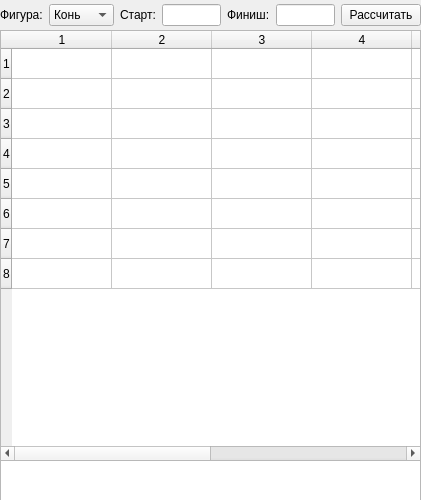
<?xml version="1.0" encoding="UTF-8"?>
<ui version="4.0">
 <class>MainWindow</class>
 <widget class="QMainWindow" name="MainWindow">
  <property name="geometry">
   <rect>
    <x>0</x>
    <y>0</y>
    <width>421</width>
    <height>500</height>
   </rect>
  </property>
  <property name="windowTitle">
   <string>MainWindow</string>
  </property>
  <widget class="QWidget" name="centralwidget">
   <widget class="QWidget" name="centralwidget_2">
    <property name="geometry">
     <rect>
      <x>0</x>
      <y>0</y>
      <width>421</width>
      <height>31</height>
     </rect>
    </property>
    <layout class="QVBoxLayout" name="verticalLayout">
     <item>
      <layout class="QHBoxLayout" name="horizontalLayout">
       <item>
        <widget class="QLabel" name="figureLabel">
         <property name="text">
          <string>Фигура:</string>
         </property>
        </widget>
       </item>
       <item>
        <widget class="QComboBox" name="figureComboBox">
         <item>
          <property name="text">
           <string>Конь</string>
          </property>
         </item>
         <item>
          <property name="text">
           <string>Ладья</string>
          </property>
         </item>
         <item>
          <property name="text">
           <string>Ферзь</string>
          </property>
         </item>
        </widget>
       </item>
       <item>
        <widget class="QLabel" name="startPositionLabel">
         <property name="text">
          <string>Старт:</string>
         </property>
        </widget>
       </item>
       <item>
        <widget class="QLineEdit" name="startPositionLineEdit"/>
       </item>
       <item>
        <widget class="QLabel" name="endPositionLabel">
         <property name="text">
          <string>Финиш:</string>
         </property>
        </widget>
       </item>
       <item>
        <widget class="QLineEdit" name="endPositionLineEdit"/>
       </item>
       <item>
        <widget class="QPushButton" name="calculateButton">
         <property name="text">
          <string>Рассчитать</string>
         </property>
        </widget>
       </item>
      </layout>
     </item>
    </layout>
   </widget>
   <widget class="QTextEdit" name="resultTextEdit">
    <property name="geometry">
     <rect>
      <x>0</x>
      <y>460</y>
      <width>421</width>
      <height>41</height>
     </rect>
    </property>
   </widget>
   <widget class="QTableWidget" name="chessBoardTableWidget">
    <property name="geometry">
     <rect>
      <x>0</x>
      <y>30</y>
      <width>421</width>
      <height>431</height>
     </rect>
    </property>
    <property name="rowCount">
     <number>8</number>
    </property>
    <property name="columnCount">
     <number>8</number>
    </property>
    <attribute name="horizontalHeaderVisible">
     <bool>true</bool>
    </attribute>
    <attribute name="verticalHeaderVisible">
     <bool>true</bool>
    </attribute>
    <row/>
    <row/>
    <row/>
    <row/>
    <row/>
    <row/>
    <row/>
    <row/>
    <column/>
    <column/>
    <column/>
    <column/>
    <column/>
    <column/>
    <column/>
    <column/>
   </widget>
  </widget>
 </widget>
 <resources/>
 <connections/>
</ui>
